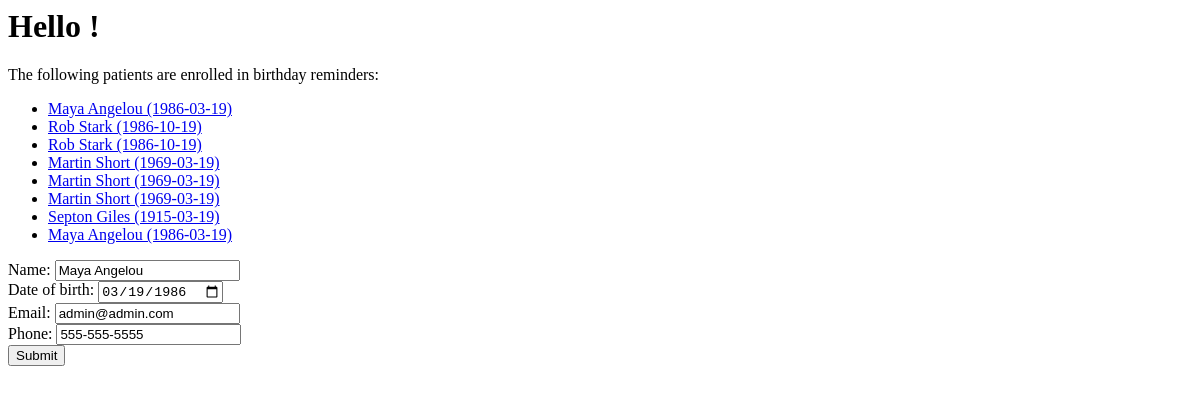
Before: / with the older database file.
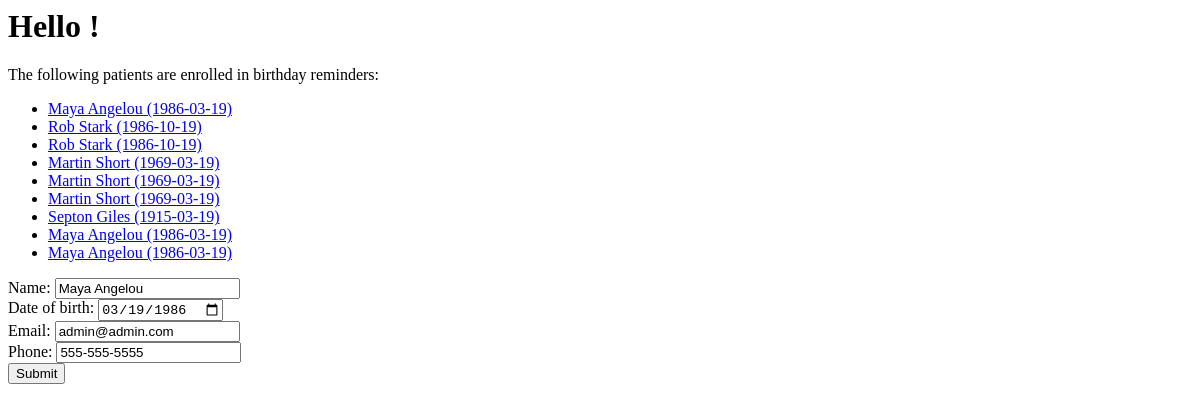
After: the same page with the newer database file.
### patients/models.py (models this page shows, shortened)
class Patient(models.Model):
    doctor = models.ForeignKey(Doctor, on_delete=models.CASCADE)
    name = models.CharField(max_length=200)
    phone = models.CharField(max_length=20)
    email = models.CharField(max_length=20)
    dob = models.DateField(null=True, blank=True)
    def __str__(self):
        return "%s (%s)" % (self.name, self.dob)

### patients/views.py (the view)
# urls.py: url(r'^$', views.IndexView.as_view(), name='index'),
class IndexView(generic.ListView):
    def get_queryset(self):
        doctor = Doctor.objects.get(pk=1)
        return doctor.patient_set.all()

### patients/templates/patients/patient_list.html (shortened to what this page needs)
<h1>Hello {{ doctor }}!</h1>
{% if patient_list %}
    <p>The following patients are enrolled in birthday reminders:</p>
    <ul>
    {% for patient in patient_list %}
        <li>
            <a href="/patients/{{ patient.id }}/">{{ patient }}</a>
        </li>
    {% endfor %}
    </ul>
{% else %}
    <p>No patients found. Add some patients to the registry:</a></p>
{% endif %}
<form action="{% url 'patients:create' %}" method="post">
    <label for="name">Name:</label>
    <input type="text" name="name" value="Maya Angelou"><br>
    <label for="dob">Date of birth:</label>
    <input type="date" name="dob" value="1986-03-19"><br>
    <label for="email">Email:</label>
    <input type="email" name="email" value="admin@admin.com"><br>
    <label for="phone">Phone:</label>
    <input type="tel" name="phone" value="555-555-5555"><br>
    <input type="submit">
</form>

Changed rows visible on the page:
added Patient: name+dob "Maya Angelou (1986-03-19)"
